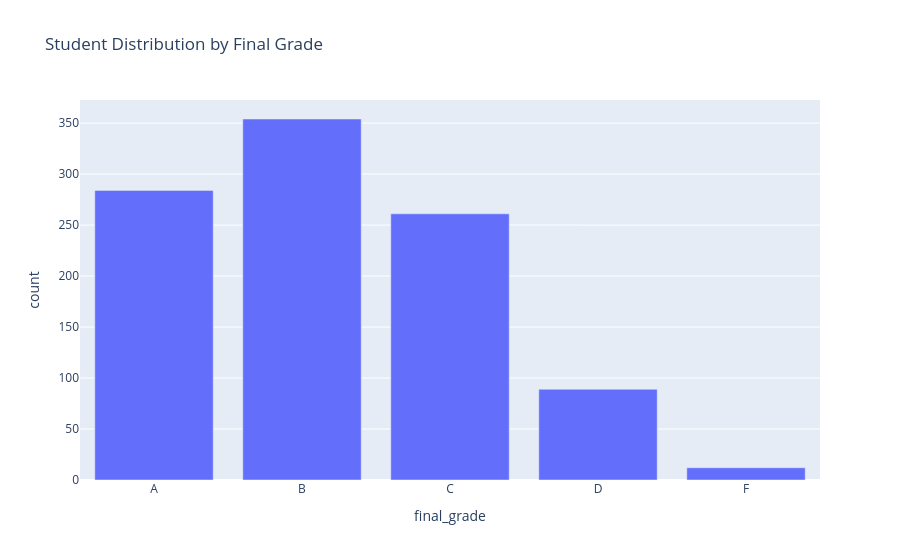

The notebook cell saved with this chart:
### Markdown cell above
interactive grade chart:

### Code cell
import plotly.express as px
import plotly.io as pio
fig = px.bar(
    df["final_grade"].value_counts()
      .reindex(["A", "B", "C", "D", "F"], fill_value=0)
      .reset_index(),
    x="final_grade",
    y="count",
    title="Student Distribution by Final Grade"
)

fig.show()

### Figure 1 — Plotly figure (JSON) as saved in the notebook; plotly's stock layout.template omitted (floating-point values rounded to 4 significant figures)
{"data": [{"hovertemplate": "final_grade=%{x}<br>count=%{y}<extra></extra>", "legendgroup": "", "marker": {"color": "#636efa", "pattern": {"shape": ""}}, "name": "", "orientation": "v", "showlegend": false, "textposition": "auto", "type": "bar", "x": ["A", "B", "C", "D", "F"], "xaxis": "x", "y": [284, 354, 261, 89, 12], "yaxis": "y"}], "layout": {"barmode": "relative", "legend": {"tracegroupgap": 0}, "title": {"text": "Student Distribution by Final Grade"}, "xaxis": {"anchor": "y", "domain": [0, 1], "title": {"text": "final_grade"}}, "yaxis": {"anchor": "x", "domain": [0, 1], "title": {"text": "count"}}}}
